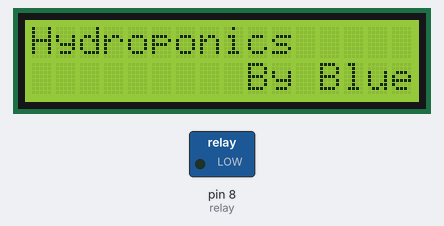
The sketch below on a simulated Arduino Uno, built with avr-gcc and run on an emulated ATmega328P. On the bench: 16×2 character LCD, switched loads named in the sketch (green lamp = pin HIGH). At 24.5 s the program stops and its outputs stay as they are.

Above: at 0.1 s.
At 4.2 s:
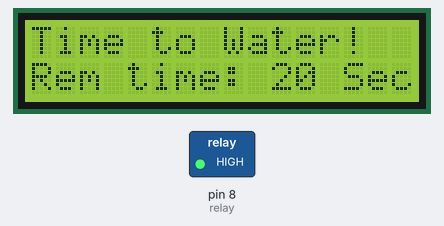
At 15.4 s:
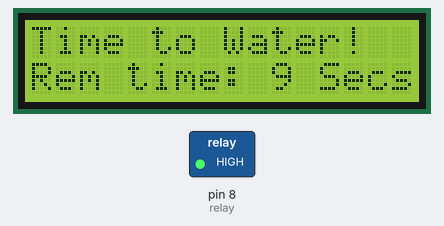
At 24.5 s:
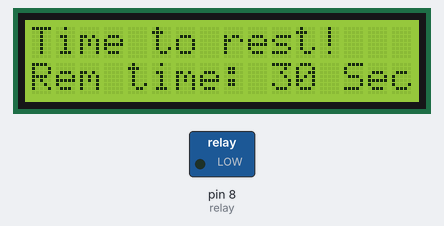
Timing chart, 0 to 26.0 s (numbered marks = the images above):
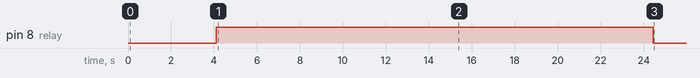

The sketch:

hydroponics.ino
```cpp
//The components required
/*
1. LCD display
2. pump or valve
3. Arduino MEGA or Arduino UNO or Arduino nano Or any other arduino compactible boards
4. Connectors, jumpers, bread boards or motherboards
5. Realy Switch
6. and other tools supporting wiring and advancing the project
*/

//including the things

#include <LiquidCrystal_I2C.h>
LiquidCrystal_I2C lcd(0x27, 16, 2);

#define relay 8


void setup() {
  pinMode(relay , OUTPUT);
  //intialize the lcd.....

  lcd.init();
  lcd.clear();
  lcd.backlight();
  lcd.setCursor(0,0);
  lcd.print("Hydroponics");
  lcd.setCursor((16-7),1);
  lcd.print("By Blue");
  delay(4000);

}

//the function for printing in the lcd (the time part)
String print(int print){//introdusing my function as a string
  lcd.setCursor(0,1);//setting cursor of rem time tag
  lcd.print("Rem time: ");// telling the user the remaining time (as a tag)
  lcd.setCursor(10, 1);//seting cursor of the screen
  lcd.print(print);//print the input tapped
  lcd.print(" Secs");//printing the seconds SI unit

}

///the function for waiting before goes on
int wait(int time){
  Serial.println("The time to rest");// serial rpinting
  lcd.setCursor(0,0);//setting cursor
  lcd.print("Time to rest!");//displaying in the lcd
  for (int i = time; i >= 1; i--){
    digitalWrite(relay , LOW);//turning off the relay switch
    print(i);//printing in the screen
    Serial.println(i);//printing in the serial
    delay(1000);//having a delaying time
  }
}

///the function for watring time
int water(int time){
  Serial.println("The time to water");// Serial printing
  lcd.setCursor(0, 0);//lcd seting cursor
  lcd.print("Time to Water!");// lcd printing
  for (int i = time; i >= 1; i--){
    Serial.println(i);//serial printing the time
    print(i);// callin the function for printing the number
    digitalWrite(relay , HIGH); // making relay on
    delay(1000);//have a delaying time
  }
}

void loop() {// sometimes is refered to as the main function which runs the code repeatedly
  water(20);//WATERING TIME IN SECONDS
  lcd.clear();
  wait(30);// RESTING TIME IN SECONDS
  lcd.clear();
}
```

Measured:
- by itself, pin 8 (relay): LOW → HIGH at 4.1 s, → LOW 20.3 s later
- what the display in image 1 shows lasts 1.0 s, from 4.1 s to 5.1 s
